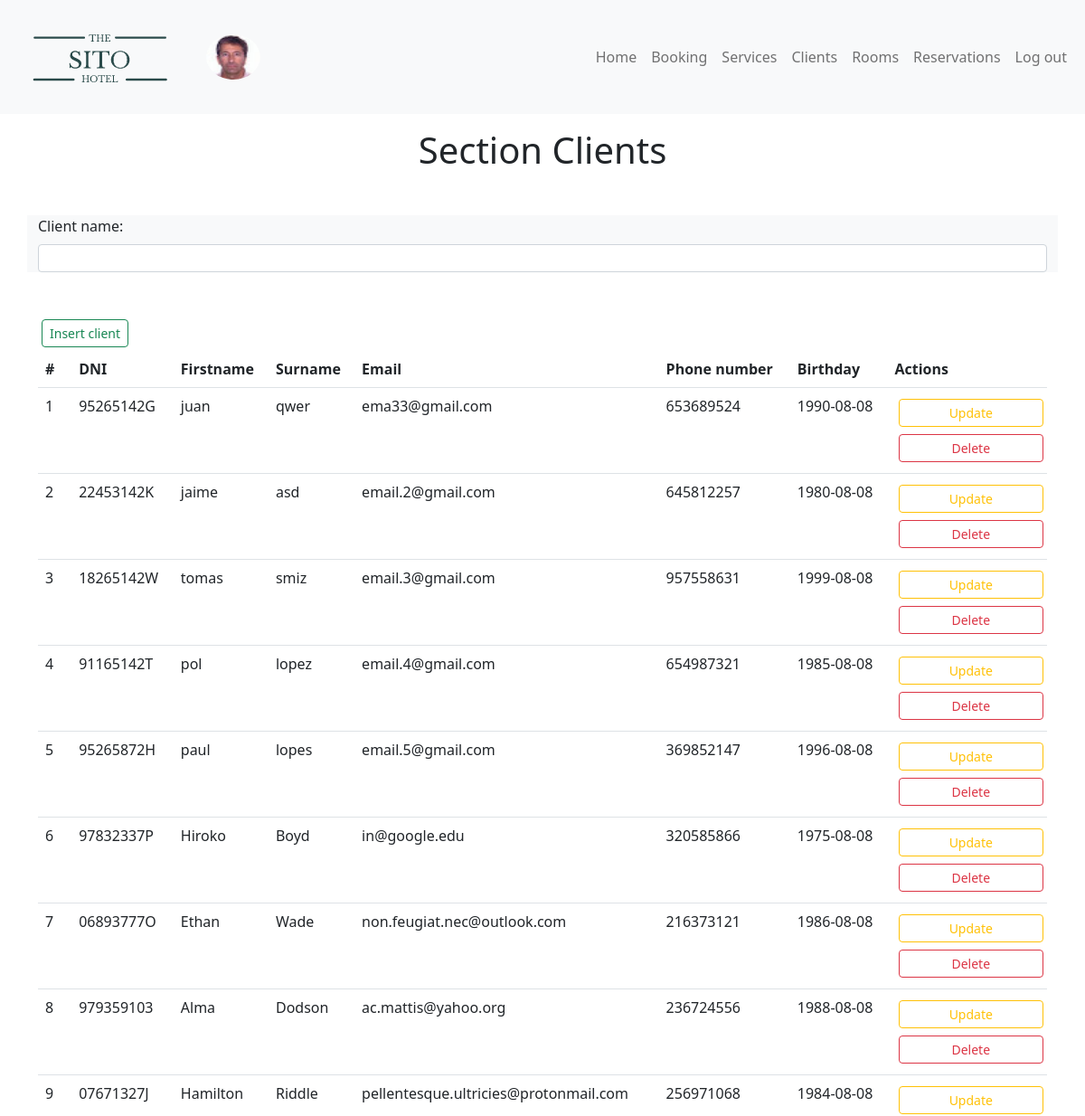
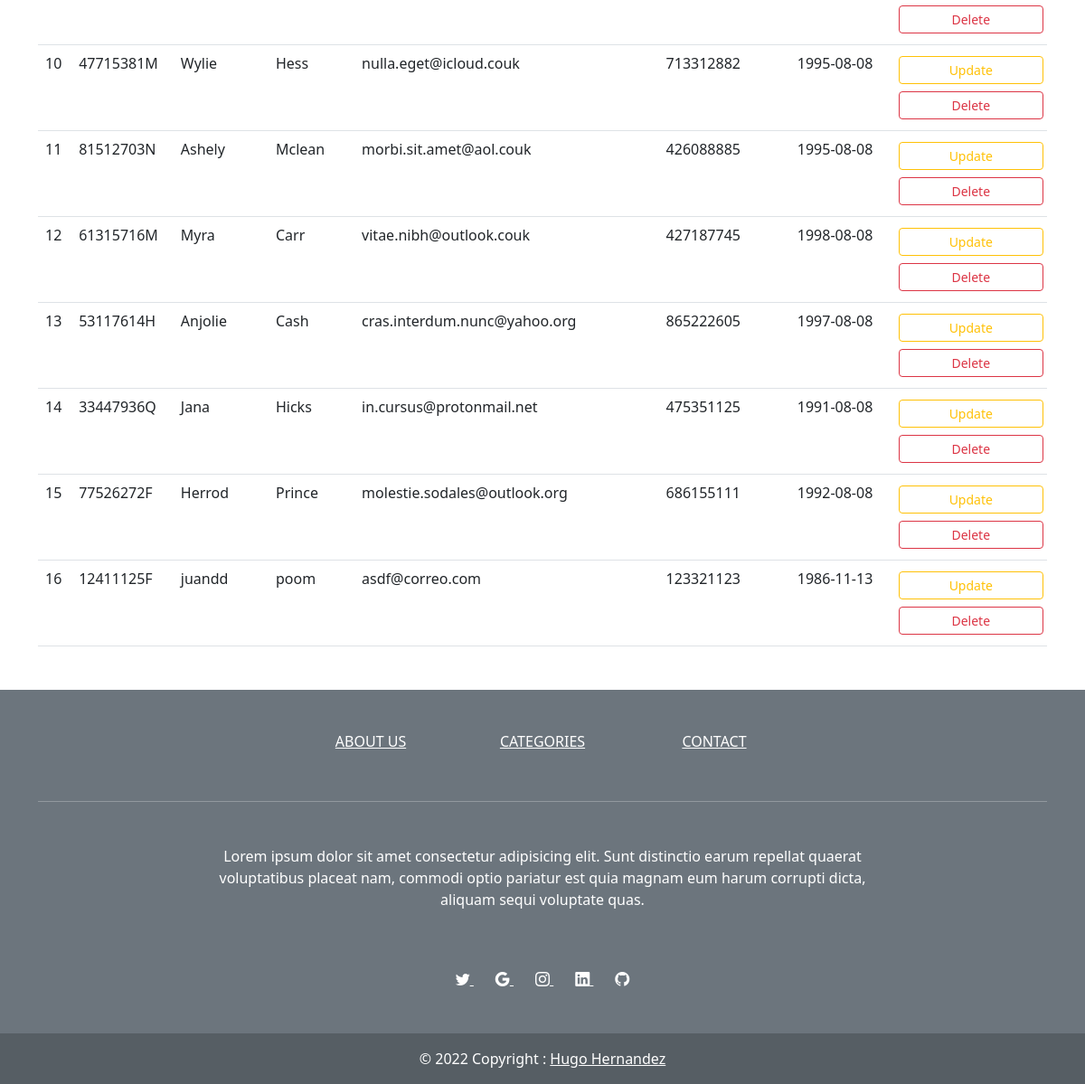
The app's page /clients.php (signed in) with its own data (2 pictures, top to bottom).
### tables this page shows
CREATE TABLE IF NOT EXISTS `039_clients` (
  `ID_client` int(11) NOT NULL AUTO_INCREMENT,
  `dni` varchar(9) NOT NULL,
  `firstname` varchar(60) NOT NULL,
  `surname` varchar(60) NOT NULL,
  `email` varchar(60) NOT NULL,
  `phone_number` int(11) NOT NULL,
  `birthday` date NOT NULL,
  `pwd` varchar(60) NOT NULL,
  PRIMARY KEY (`ID_client`)
);

### clients.php (the view, shortened to what this page needs)
<?php
require($_SERVER['DOCUMENT_ROOT'] . '/student039/dwes/templates/header.php');
include($_SERVER['DOCUMENT_ROOT'] . '/student039/dwes/db/connect_db.php');
$sql = "SELECT * FROM 039_clients";
$result = mysqli_query($conn, $sql);
$clients = mysqli_fetch_all($result, MYSQLI_ASSOC);
?>
<h1 class="text-center mt-3">Section Clients</h1>
<?php
include($_SERVER['DOCUMENT_ROOT'] . '/student039/dwes/forms/form_clients_select.php');
?>
<div class="container my-5">
    <a class="m-1 btn btn-outline-success btn-sm" href="forms/form_clients_insert.php">Insert client</a>
    <?php if ($clients) : ?>
        <table class="table table-hover">
            <thead>
                <tr>
                    <th scope="col">#</th>
                    <th scope="col">DNI</th>
                    <th scope="col">Firstname</th>
                    <th scope="col">Surname</th>
                    <th scope="col">Email</th>
                    <th scope="col">Phone number</th>
                    <th scope="col">Birthday</th>
                    <th scope="col">Actions</th>
                </tr>
            </thead>
            <tbody>
                <?php foreach ($clients as $client) : ?>
                    <tr>
                        <?php
                        $id = $client['ID_client'];
                        foreach ($client as $client_data) : ?>
                            <?php if (array_search($client_data, $client) == 'pwd') continue; ?>
                            <td>
                                <?php echo $client_data; ?>
                            </td>
                        <?php endforeach; ?>
                        <td>
                            <a class="w-100 m-1 btn btn-outline-warning btn-sm" href="/student039/dwes/forms/form_clients_update.php?result=<?php echo $id ?>">Update</a>
                            <a class="w-100 m-1 btn btn-outline-danger btn-sm" href="/student039/dwes/forms/form_clients_delete.php?result=<?php echo $id ?>">Delete</a>
                        </td>
                    </tr>
                <?php endforeach; ?>
            </tbody>
        </table>
    <?php endif; ?>
</div>
<?php
require($_SERVER['DOCUMENT_ROOT'] . '/student039/dwes/templates/footer.php');
?>
</body>
</html>

### records on screen
039_clients: ID_client "1", dni "95265142G", firstname "juan", surname "qwer", email "ema33@gmail.com", phone_number "653689524", birthday "1990-08-08"
039_clients: ID_client "2", dni "22453142K", firstname "jaime", surname "asd", email "email.2@gmail.com", phone_number "645812257", birthday "1980-08-08"
039_clients: ID_client "3", dni "18265142W", firstname "tomas", surname "smiz", email "email.3@gmail.com", phone_number "957558631", birthday "1999-08-08"
039_clients: ID_client "4", dni "91165142T", firstname "pol", surname "lopez", email "email.4@gmail.com", phone_number "654987321", birthday "1985-08-08"
039_clients: ID_client "5", dni "95265872H", firstname "paul", surname "lopes", email "email.5@gmail.com", phone_number "369852147", birthday "1996-08-08"
039_clients: ID_client "6", dni "97832337P", firstname "Hiroko", surname "Boyd", email "in@google.edu", phone_number "320585866", birthday "1975-08-08"
039_clients: ID_client "7", dni "06893777O", firstname "Ethan", surname "Wade", email "non.feugiat.nec@outlook.com", phone_number "216373121", birthday "1986-08-08"
039_clients: ID_client "8", dni "979359103", firstname "Alma", surname "Dodson", email "ac.mattis@yahoo.org", phone_number "236724556", birthday "1988-08-08"
039_clients: ID_client "9", dni "07671327J", firstname "Hamilton", surname "Riddle", email "pellentesque.ultricies@protonmail.com", phone_number "256971068", birthday "1984-08-08"
039_clients: ID_client "10", dni "47715381M", firstname "Wylie", surname "Hess", email "nulla.eget@icloud.couk", phone_number "713312882", birthday "1995-08-08"
039_clients: ID_client "11", dni "81512703N", firstname "Ashely", surname "Mclean", email "morbi.sit.amet@aol.couk", phone_number "426088885", birthday "1995-08-08"
039_clients: ID_client "12", dni "61315716M", firstname "Myra", surname "Carr", email "vitae.nibh@outlook.couk", phone_number "427187745", birthday "1998-08-08"
039_clients: ID_client "13", dni "53117614H", firstname "Anjolie", surname "Cash", email "cras.interdum.nunc@yahoo.org", phone_number "865222605", birthday "1997-08-08"
039_clients: ID_client "14", dni "33447936Q", firstname "Jana", surname "Hicks", email "in.cursus@protonmail.net", phone_number "475351125", birthday "1991-08-08"
039_clients: ID_client "15", dni "77526272F", firstname "Herrod", surname "Prince", email "molestie.sodales@outlook.org", phone_number "686155111", birthday "1992-08-08"
039_clients: ID_client "16", dni "12411125F", firstname "juandd", surname "poom", email "asdf@correo.com", phone_number "123321123", birthday "1986-11-13"
